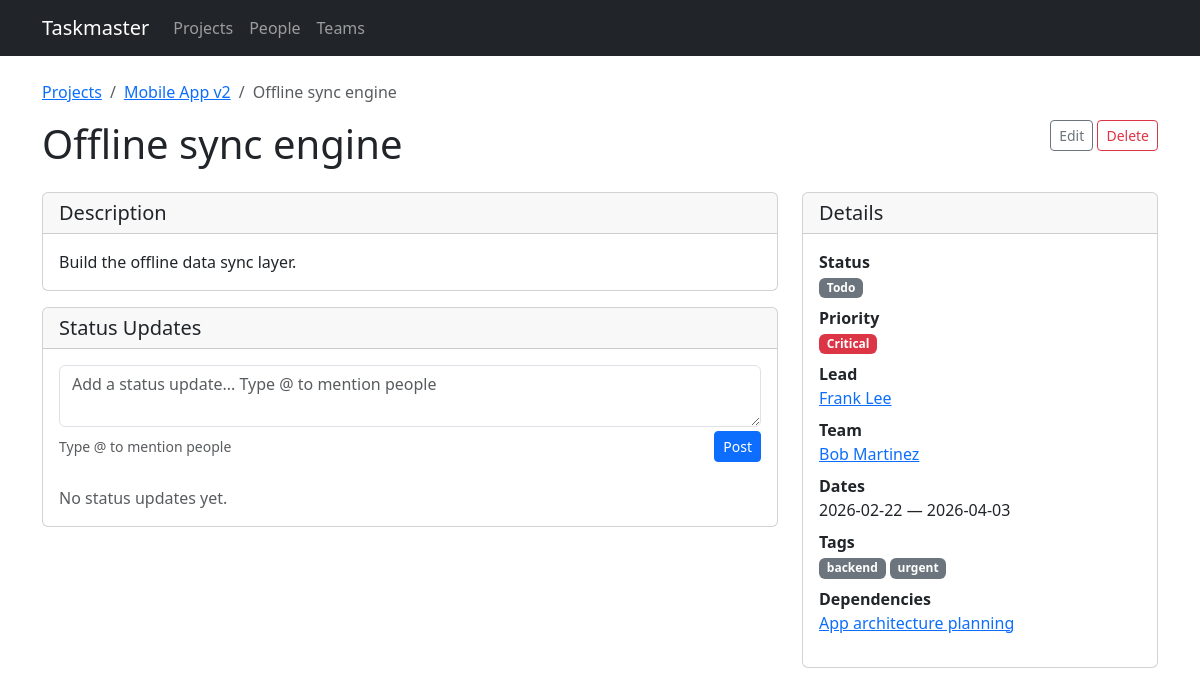
Page /tasks/9 on the earlier database version.
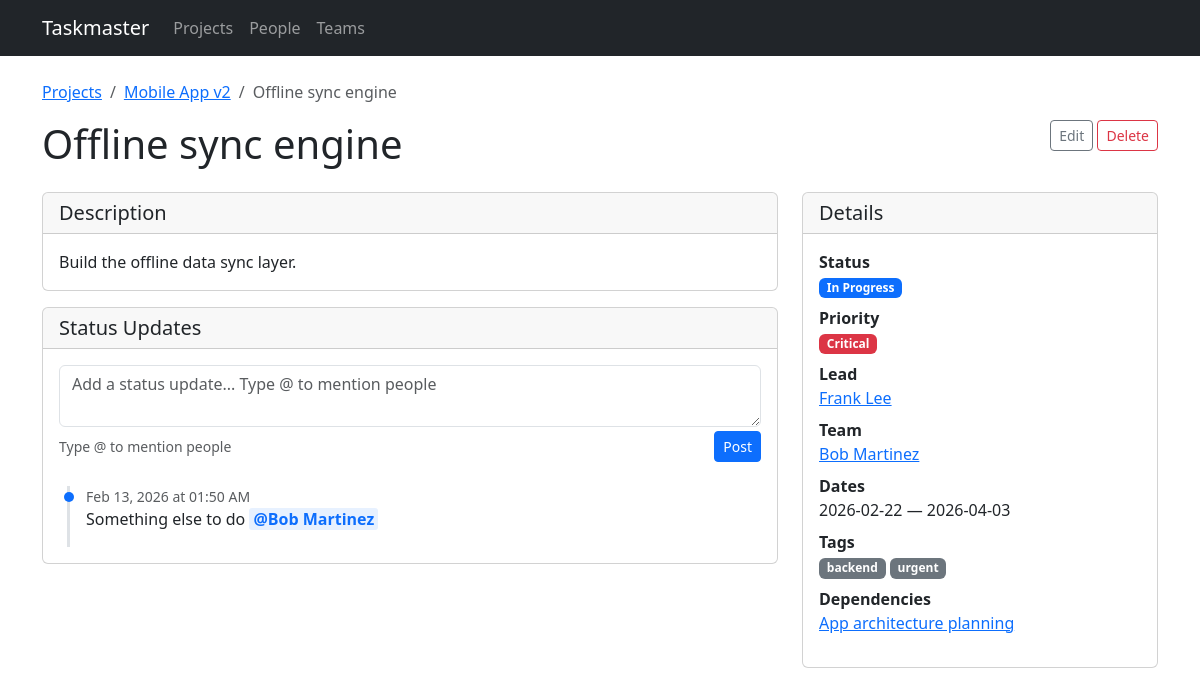
Same page on the later database version.
### models.py (models this page shows, shortened)
class Task(db.Model):
    id = db.Column(db.Integer, primary_key=True)
    title = db.Column(db.String(200), nullable=False)
    description = db.Column(db.Text)
    project_id = db.Column(db.Integer, db.ForeignKey('project.id'), nullable=False)
    start_date = db.Column(db.Date, nullable=False)
    end_date = db.Column(db.Date, nullable=False)
    status = db.Column(db.String(20), default='todo')  # todo, in_progress, done
    priority = db.Column(db.String(20), default='medium')  # low, medium, high, critical
    assignments = db.relationship('TaskAssignment', backref='task', lazy=True,
                                   cascade='all, delete-orphan')
    tags = db.relationship('Tag', secondary=task_tags, backref=db.backref('tasks', lazy=True))
    status_updates = db.relationship('StatusUpdate', backref='task', lazy=True,
                                     order_by='StatusUpdate.created_at.desc()',
                                     cascade='all, delete-orphan')
    dependencies = db.relationship(
        'Task',
        secondary='task_dependency',
        primaryjoin='Task.id == TaskDependency.task_id',
        secondaryjoin='Task.id == TaskDependency.depends_on_id',
        backref=db.backref('dependents', lazy=True),
        lazy=True,
    )
    @property
    def lead(self):
        for a in self.assignments:
            if a.is_lead:
                return a.person
        return None
    @property
    def assignees(self):
        return [a.person for a in self.assignments]

class Person(db.Model):
    id = db.Column(db.Integer, primary_key=True)
    name = db.Column(db.String(120), nullable=False)
    email = db.Column(db.String(120))
    team_id = db.Column(db.Integer, db.ForeignKey('team.id'))
    assignments = db.relationship('TaskAssignment', backref='person', lazy=True)

class Tag(db.Model):
    id = db.Column(db.Integer, primary_key=True)
    name = db.Column(db.String(50), unique=True, nullable=False)

class StatusUpdate(db.Model):
    id = db.Column(db.Integer, primary_key=True)
    task_id = db.Column(db.Integer, db.ForeignKey('task.id'), nullable=False)
    content = db.Column(db.Text, nullable=False)
    created_at = db.Column(db.DateTime, default=datetime.utcnow)
    mentions = db.relationship('Person', secondary=status_update_mentions,
                               backref=db.backref('mentioned_in', lazy=True))

### routes/tasks.py (the view)
@bp.route('/tasks/<int:id>')
def detail(id):
    task = Task.query.get_or_404(id)
    return render_template('tasks/detail.html', task=task)

### templates/tasks/detail.html (shortened to what the changed rows need)
{% extends "base.html" %}
{% block content %}
<nav aria-label="breadcrumb" class="mb-3">
    <ol class="breadcrumb">
        <li class="breadcrumb-item"><a href="{{ url_for('projects.list_projects') }}">Projects</a></li>
        <li class="breadcrumb-item"><a href="{{ url_for('projects.detail', id=task.project.id) }}">{{ task.project.name }}</a></li>
        <li class="breadcrumb-item active">{{ task.title }}</li>
    </ol>
</nav>
<div class="d-flex justify-content-between align-items-start mb-3">
    <h1>{{ task.title }}</h1>
    <div>
        <a href="{{ url_for('tasks.edit_task', id=task.id) }}" class="btn btn-outline-secondary btn-sm">Edit</a>
        <form method="post" action="{{ url_for('tasks.delete_task', id=task.id) }}" class="d-inline"
              onsubmit="return confirm('Delete this task?')">
        </form>
    </div>
</div>
<div class="row g-4">
    <div class="col-md-8">
        {% if task.description %}
        <div class="card mb-3">
            <div class="card-header"><h5 class="mb-0">Description</h5></div>
            <div class="card-body">{{ task.description }}</div>
        </div>
        {% endif %}
        <div class="card">
            <div class="card-body">
                <form method="post" action="{{ url_for('tasks.add_status_update', id=task.id) }}" class="mb-4">
                    <div class="mb-1">
                    </div>
                    <div class="d-flex justify-content-between align-items-center">
                    </div>
                </form>
                {% if task.status_updates %}
                <div class="status-timeline">
                    {% for update in task.status_updates %}
                    <div class="update-item">
                        <div class="text-muted small">{{ update.created_at.strftime('%b %d, %Y at %I:%M %p') }}</div>
                        <div>{{ update.content|render_mentions }}</div>
                    </div>
                    {% endfor %}
                </div>
                {% else %}
                <p class="text-muted mb-0">No status updates yet.</p>
                {% endif %}
            </div>
        </div>
    </div>
    <div class="col-md-4">
        <div class="card">
            <div class="card-body">
                <dl>
                    <dt>Status</dt>
                    <dd><span class="badge badge-{{ task.status }}">{{ task.status | replace('_', ' ') | title }}</span></dd>
                    <dt>Priority</dt>
                    <dd><span class="badge badge-{{ task.priority }}">{{ task.priority | title }}</span></dd>
                    <dt>Lead</dt>
                    <dd>
                        {% if task.lead %}
                        <a href="{{ url_for('people.detail', id=task.lead.id) }}">{{ task.lead.name }}</a>
                        {% else %}
                        <span class="text-muted">No lead</span>
                        {% endif %}
                    </dd>
                    <dt>Team</dt>
                    <dd>
                        {% for person in task.assignees %}
                            {% if not task.lead or person.id != task.lead.id %}
                            <a href="{{ url_for('people.detail', id=person.id) }}" class="d-block">{{ person.name }}</a>
                            {% endif %}
                        {% else %}
                        <span class="text-muted">No members</span>
                        {% endfor %}
                    </dd>
                    <dt>Dates</dt>
                    <dd>{{ task.start_date }} &mdash; {{ task.end_date }}</dd>
                    <dt>Tags</dt>
                    <dd>
                        {% for tag in task.tags %}
                        <span class="badge bg-secondary">{{ tag.name }}</span>
                        {% else %}
                        <span class="text-muted">None</span>
                        {% endfor %}
                    </dd>
                    <dt>Dependencies</dt>
                    <dd>
                        {% for dep in task.dependencies %}
                        <a href="{{ url_for('tasks.detail', id=dep.id) }}" class="d-block">{{ dep.title }}</a>
                        {% else %}
                        <span class="text-muted">None</span>
                        {% endfor %}
                    </dd>
                </dl>
            </div>
        </div>
    </div>
</div>
{% endblock %}

Differences in the rows shown:
changed Task "Offline sync engine": status "Todo" → "In Progress"
added StatusUpdate: created_at "Feb 13, 2026 at 01:50 AM", content|render_mentions "Something else to do @Bob Martinez"
Other differences:
text no longer shown: "No status updates yet."
